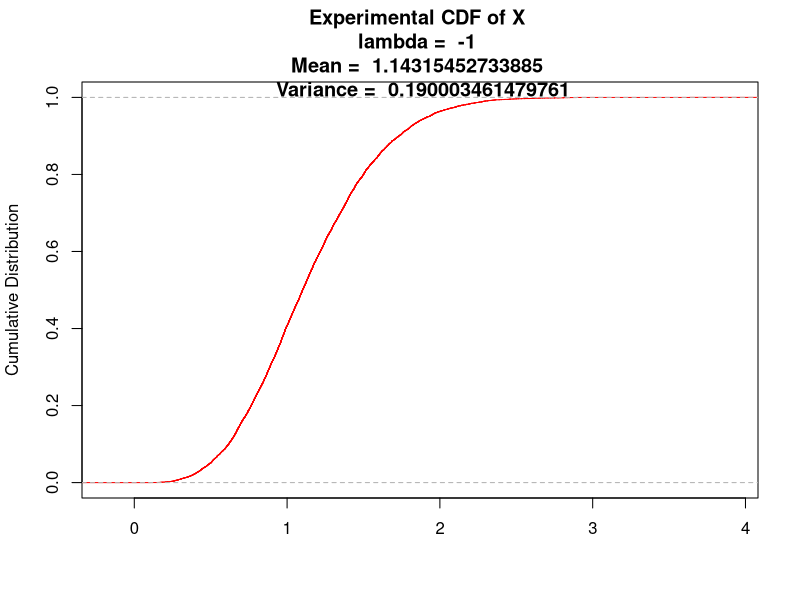
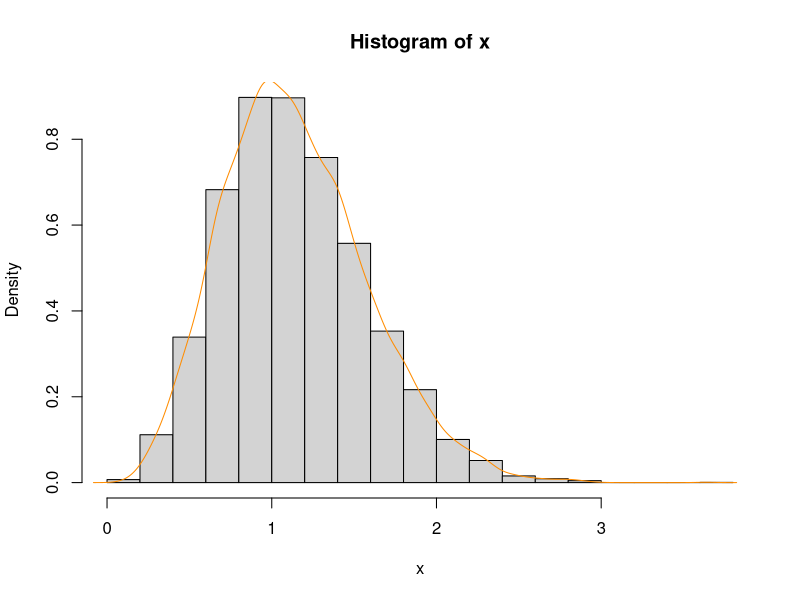
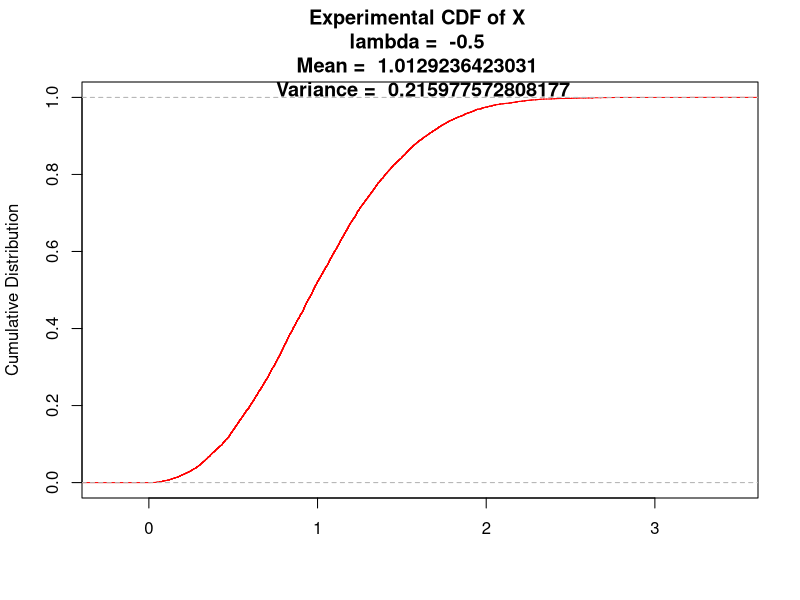
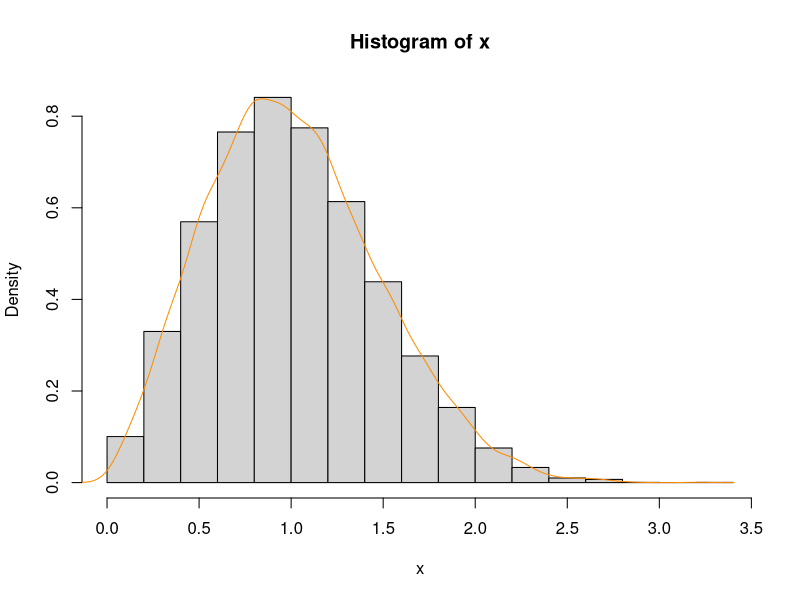
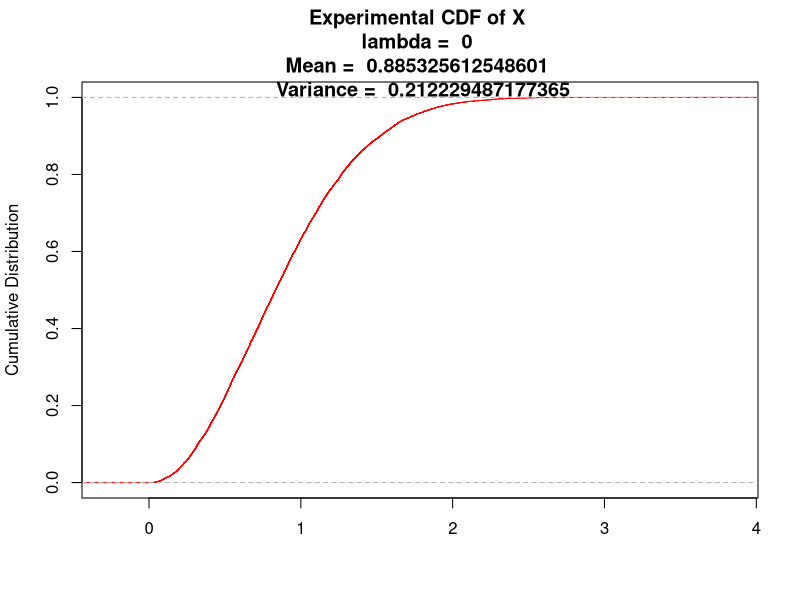
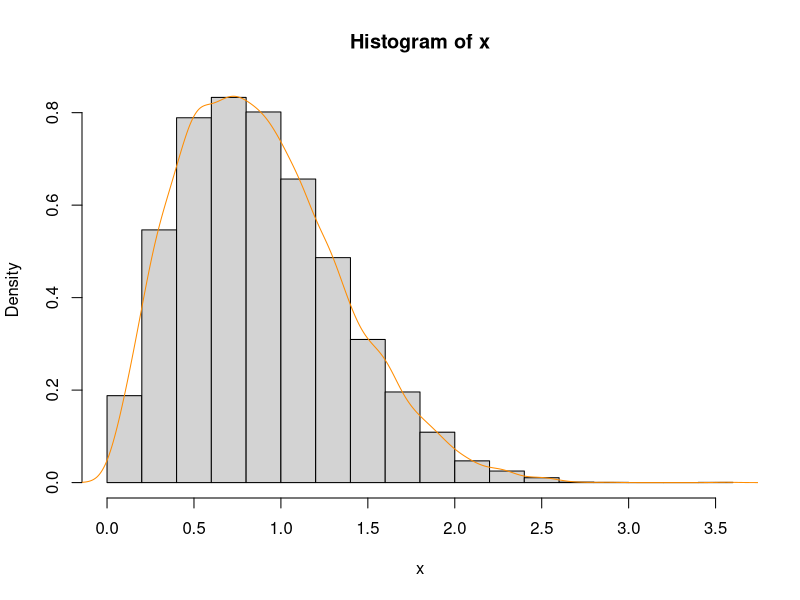
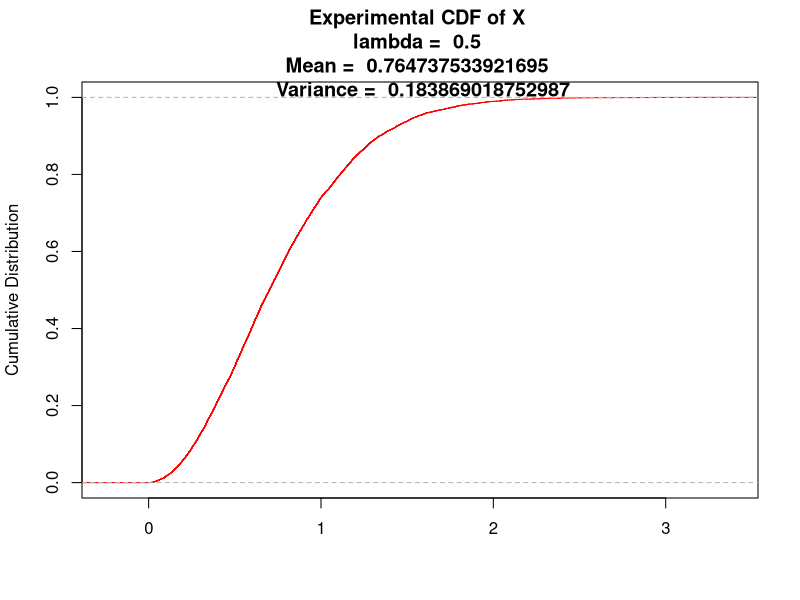
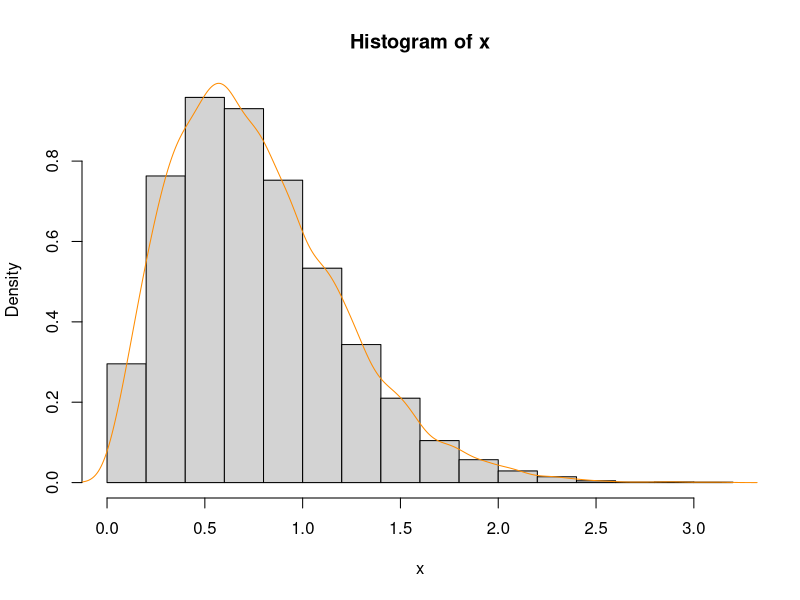

Reproduce these figures in R, in order.
#BY WEIBULL DISTRIBUTION

a<-1
b<-2
d<-c(-1,-0.5,0,0.5,1)
x<-1
j<-1

for(i in 1:5)
{
	while(j<=10000)
	{
		u<-runif(1)
		if(d[i]!=0)
			x[j]=(1/a)*(-1*log(((d[i]-1)+ sqrt((1+d[i])^2 - 4*u*d[i]))/(2*d[i])))^(1/b)
		else
			x[j]=(1/a)*(-1*log(1-u))^(1/b)
		j=j+1
	}

	j<-1


	cat("\nThe Mean of the Distributon calculated is ",mean(x))
	cat("\nThe Varinace of the Distributon calculated is ",var(x))
	cat("\n")
	h=ecdf(x)
	plot( h,col="red", xlab="", ylab="Cumulative Distribution", main=paste("\nExperimental CDF of X \nlambda = ",d[i],"\nMean = ",mean(x),"\n Variance = ",var(x))) 
	hist(x,probability='TRUE')
	lines(density(x), col='darkorange')
}